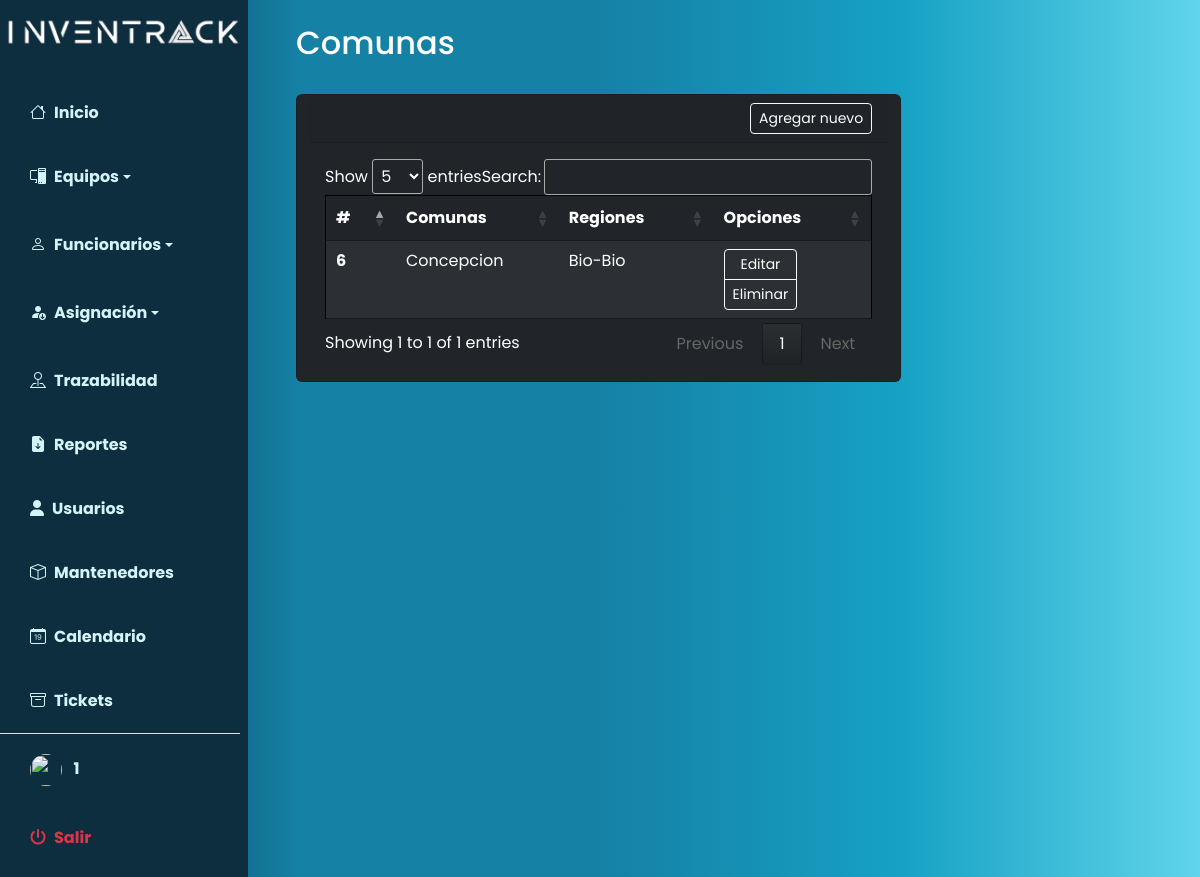
/index.php?p=mantenedores/comunas/index (signed in), run on the app's committed database.
### tables this page shows
CREATE TABLE `comunas` (
  `id` int(10) NOT NULL,
  `comuna` varchar(50) NOT NULL,
  `region_id` int(10) NOT NULL
);

CREATE TABLE `regiones` (
  `id` int(10) NOT NULL,
  `region` varchar(50) NOT NULL
);

### index.php (called while the page is built, shortened)
<?php
$pagina = isset($_GET['p']) ? strtolower($_GET['p']) : 'home';
require_once 'includes/header.php';
require_once 'pages/' . $pagina . '.php';
require_once 'includes/footer.php';
?>

### pages/mantenedores/comunas/index.php (the view, shortened to what this page needs)
<?php
include("database/auth.php");
$query = "SELECT comunas.*, regiones.region AS region
FROM comunas
LEFT JOIN regiones ON comunas.region_id = regiones.id;
";
$result = mysqli_query($connection, $query);
?>
<nav class="navbar navbar-expand-lg navbar-light bg-transparent py-4 px-4">
    <h2 class="fs-2 mx-4 text-white">Comunas</h2>
</nav>
<main class="container mx-5">
    <div class="row" id="contenedortabla">
        <div class="card text-bg-dark">
            <div class="card-header">
                <div class="d-flex justify-content-between align-items-center">
                    <div>
                        <a class="btn btn-sm text-white btn-outline-success border border-light"
                            href="index.php?p=mantenedores/comunas/create" role="button">Agregar nuevo</a>
                    </div>
                </div>
            </div>
            <div class="card-body table-responsive text-bg-dark">
                <table class="table table-hover table-dark table-striped tableAux dataTables table-borderless">
                    <thead class="">
                        <tr>
                            <th scope="col">#</th>
                            <th scope="col">Comunas</th>
                            <th scope="col">Regiones</th>
                            <th scope="col">Opciones</th>
                        </tr>
                    </thead>
                    <tbody>
                        <?php while ($fila = mysqli_fetch_array($result)): ?>
                            <tr>
                                <th scope="row">
                                    <?= $fila['id'] ?>
                                </th>
                                <td>
                                    <?= $fila['comuna'] ?>
                                </td>
                                <td>
                                    <?= $fila['region'] ?>
                                </td>
                                <td>
                                    <div class="btn-group-vertical" role="group" aria-label="Vertical button group">
                                        <a href="index.php?p=mantenedores/comunas/edit&id=<?= $fila['id'] ?>"
                                            class="btn btn-sm text-white btn-outline-warning border border-light">Editar</a>
                                        <a href="javascript:borrar(<?= $fila['id'] ?>);"
                                            class="btn btn-sm text-white btn-outline-danger border border-light">Eliminar</a>
                                    </div>
                                </td>
                            </tr>
                        <?php endwhile; ?>
                    </tbody>
                </table>
            </div>
        </div>
    </div>
</main>

### includes/estilos.css (style rules this page uses)
:root { --main-bg-color: #ffda07; --main-text-color: #eee8e8; --second-text-color: #d3f5fa; --second-bg-color: #7fa897; }
#contenedortabla { position: relative; width: max-content; }
.tableAux { width: 595pt; border: 1px solid #000000ee; }

### includes/header.php (style rules this page uses)
body { font-family: 'Poppins', sans-serif; }

### data on the page
comunas: id "6", comuna "Concepcion", region.region "Bio-Bio"

### other printed values
$_SESSION['username'] "1"
